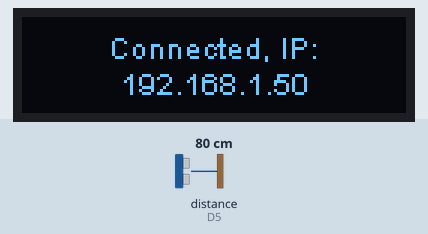
Recording of a program running on a simulated ESP8266 (NodeMCU). Parts: 128×32 one-colour display. Wiring (inferred from the names in the program): ultrasonic range finder: trigger D6; echo D5. Inputs (shaded band) come from the test bench; at power-on: distance to the obstacle (sensor on D5) 80 cm. The echo pulse lasts 58.3 µs per cm; WiFi joins after 1.5 s; servers stay silent unless stated; uploads are accepted with an empty reply.

Above: at 4.6 s.
At 10.7 s:
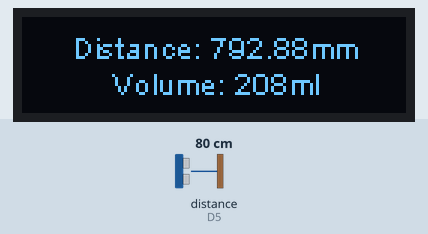
10.8 s: distance to the obstacle (sensor on D5) set to 120 cm
At 16.1 s:
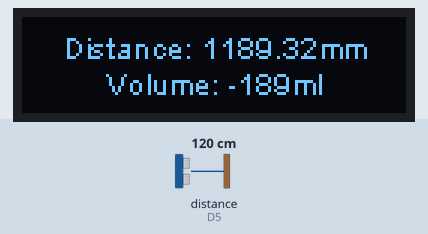
16.4 s: distance to the obstacle (sensor on D5) set to 2 cm
At 20.7 s:
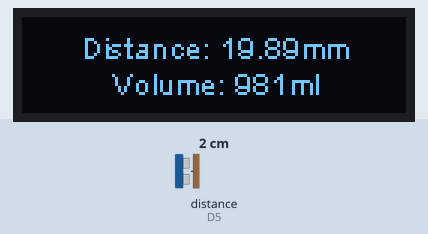
21.8 s: distance to the obstacle (sensor on D5) set to 4 cm
At 26.2 s:
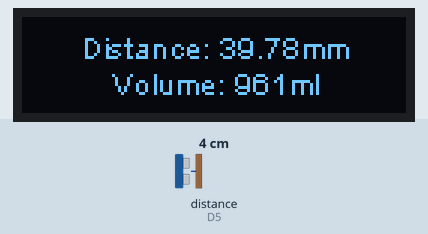
Timing chart, 0 to 27.7 s (numbered marks = the images above; inputs shaded):
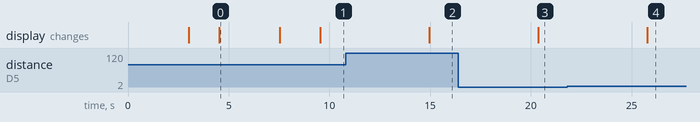

Measured:
- after the input at 10.8 s, the display: changes after 4.2 s (image 2)
- after the input at 16.4 s, the display: changes after 4.0 s (image 3)
- after the input at 21.8 s, the display: changes after 4.0 s (image 4)
- what the display in image 0 shows lasts 3.0 s, from 4.5 s to 7.5 s

The program:

main.cpp
```cpp
#include <cstdlib>
#include <Wire.h>
#include <SSD1306Wire.h>
#include <ESP8266WiFi.h>
#include <ESP8266HTTPClient.h>

// WIFI
#define WLAN_SSID "WIFI_NAME"
#define WLAN_PASS "WIFI_PASS"

// PINS
#define TRIGGER_PIN D6
#define ECHO_PIN D5
#define SDA_PIN D2
#define SCL_PIN D1

// CONSTANTS
#define MAX_DISTANCE 1000
#define MIN_DISTANCE 0
#define POLLING_RATE 5000

// API
#define API_URL "https://volume-monitor-api.herokuapp.com"

SSD1306Wire display(0x3c, SDA_PIN, SCL_PIN, GEOMETRY_128_32);
WiFiClient client;

long duration = 0;
long volume = 0;
float distance = 0;

void initDisplay() {
  display.init();
  display.flipScreenVertically();
  display.setFont(ArialMT_Plain_10);
  display.setTextAlignment(TEXT_ALIGN_CENTER);

  display.drawString(64, 4, "Monitor volume");
  display.drawString(64, 16, "Water container");
  display.display();
}

void connectWifi() {
  display.clear();
  display.drawString(64, 4, "Connecting to");
  display.drawString(64, 16, String(WLAN_SSID));
  display.display();

  WiFi.begin(WLAN_SSID, WLAN_PASS);
  while (WiFi.status() != WL_CONNECTED) {
    delay(500);
  }

  display.clear();
  display.drawString(64, 4, "Connected, IP:");
  display.drawString(64, 16, WiFi.localIP().toString());
  display.display();
}

void triggerUltrasound() {
  digitalWrite(TRIGGER_PIN, LOW);
  delayMicroseconds(2);
  digitalWrite(TRIGGER_PIN, HIGH);
  delayMicroseconds(10);
  digitalWrite(TRIGGER_PIN, LOW);
}

void displayValues() {
  display.clear();
  display.drawString(64, 4, "Distance: " + String(distance) + "mm");
  display.drawString(64, 16, "Volume: " + String(volume) + "ml");
  display.display();
}

void sendValuesToApi() {
  if(WiFi.status() == WL_CONNECTED) {
    HTTPClient http;
    WiFiClientSecure client;
    client.setInsecure();
    client.connect(API_URL, 443);
    http.begin(client, API_URL "/log");
    http.addHeader("Content-Type", "application/json");
    String body = "{\"duration\": " + String(duration) + ",\"distance\":" + String(distance) + ",\"volume\":" + String(volume) + "}";
    http.POST(body);
    http.end();
  }
}

void setup()
{
  Serial.begin(9600);

  initDisplay();
  delay(3000);

  connectWifi();
  delay(3000);

  pinMode(TRIGGER_PIN, OUTPUT);
  pinMode(ECHO_PIN, INPUT);

  display.clear();
  display.drawString(64, 12, "Initiating...");
  display.display();
  delay(2000);
}

void loop() {
  triggerUltrasound();

  duration = pulseIn(ECHO_PIN, HIGH);
  distance = duration * 0.34 / 2;
  volume = map(distance, MIN_DISTANCE, MAX_DISTANCE, 1000, 0);

  displayValues();

  sendValuesToApi();

  delay(POLLING_RATE);
}
```
